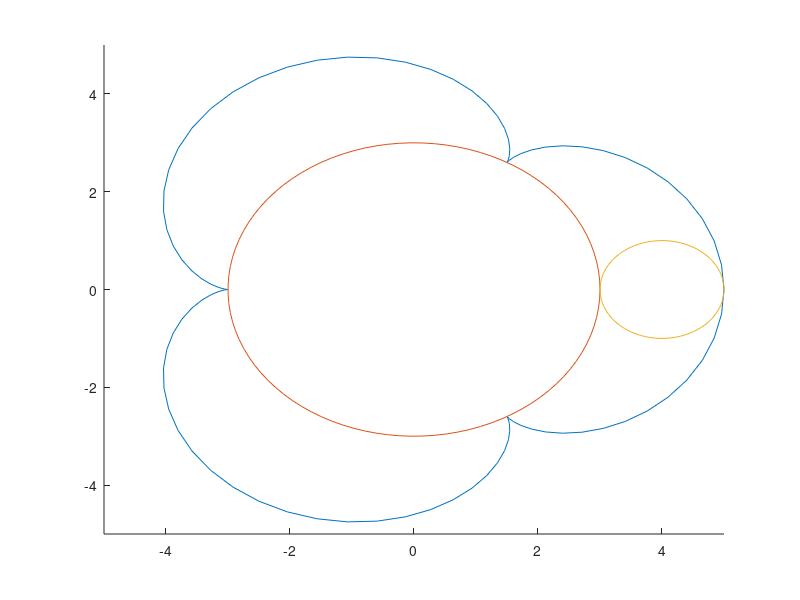

MATLAB code to generate this figure:
clear;
R = 3;
r = 1;

theta = linspace(0, 2*pi);

inner_x = R * cos(theta);
inner_y = R * sin(theta);

outer_x = r * cos(theta) + (R + r);
outer_y = r * sin(theta);

x = (R + r) * cos(theta) + r * cos(R * theta / r + theta);
y = (R + r) * sin(theta) + r * sin(R * theta / r + theta);

figure;
hold on;
axis([-5 5 -5 5])
plot(x,y);
plot(inner_x, inner_y);
plot(outer_x, outer_y);